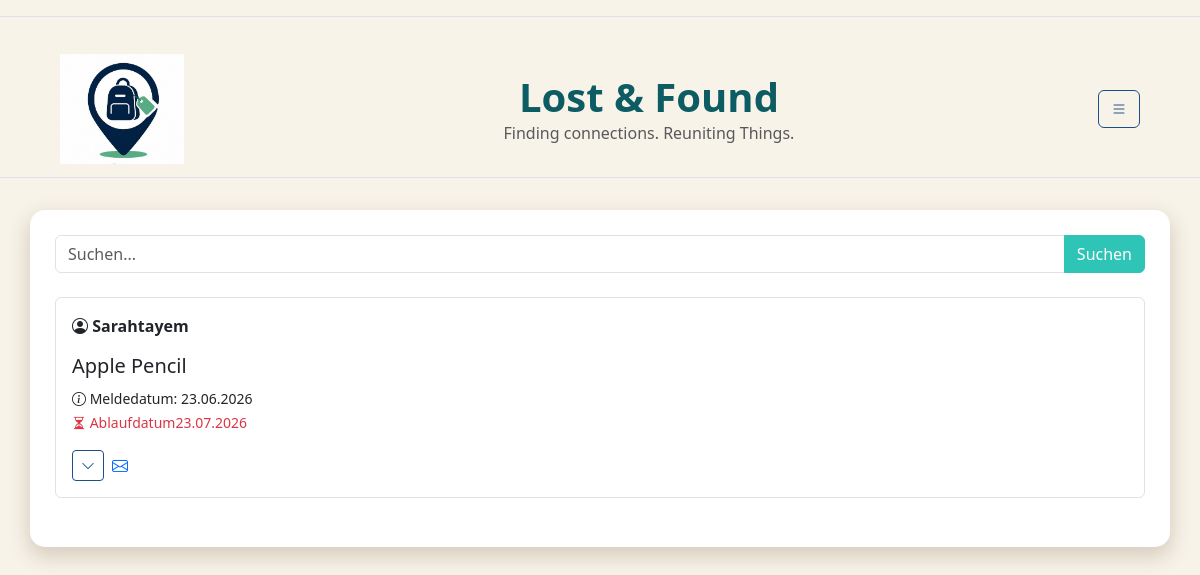
The app's page /home (signed in) with its own data.
### db.py (models this page shows)
class Post(db.Model):
    __tablename__ = "post"
    post_id = db.Column(db.Integer,primary_key=True)
    user_id = db.Column(db.Integer,db.ForeignKey("standardUser.user_id"))
    fundbuero_id = db.Column(db.Integer,db.ForeignKey("fundbuero.fundbuero_id"))
    titel = db.Column(db.String,nullable=False)
    meldedatum = db.Column(db.Date)
    verlustdatum = db.Column(db.Date)
    ablaufdatum = db.Column(db.Date)
    schliessdatum = db.Column(db.Date)
    verlustort = db.Column(db.String)
    beschreibung = db.Column(db.Text)
    status = db.Column(db.String,default="laufend")
    views = db.Column(db.Integer,default=0 )
    user = db.relationship("StandardUser",back_populates="posts")
    fundbuero = db.relationship("Fundbuero",back_populates="posts")

class StandardUser(db.Model):
    __tablename__ = "standardUser"
    user_id = db.Column( db.Integer, primary_key=True )
    campus_id = db.Column( db.String, db.ForeignKey("campus.campus_id") )
    name = db.Column( db.String)
    benutzername = db.Column( db.String, unique=True)
    telefonnummer = db.Column(db.String)
    standardtext = db.Column(db.Text)
    passwort = db.Column(db.String,nullable=False)
    hwr_mail = db.Column(db.String, unique=True,nullable=False )
    is_admin = db.Column(db.Boolean, default=False)
    campus = db.relationship("Campus",back_populates="users")
    posts = db.relationship( "Post",back_populates="user")

### app.py (the view)
@app.route("/home", methods=["GET", "POST"])
def home():
    if "user_id" not in session:
        flash("Bitte zuerst einloggen!", "warning")
        return redirect(url_for("login"))
    form = forms.Suchleiste()
    user = db.session.get(StandardUser,session["user_id"])
    posts = db.session.execute(db.select(Post).where(Post.ablaufdatum>=date.today(), Post.status == "laufend")
                           ).scalars()  # hier werden alle posts aus der datenbank geholt, die noch nicht abgelaufen sind und deren status "laufend" ist. die posts werden dann in der home.html datei angezeigt.
    return render_template("home.html", posts=posts, form=form, user=user)

### forms.py
class Suchleiste(FlaskForm):
  suchfeld = StringField( "Suchbegriff",
       validators=[InputRequired()]
  )
  submit = SubmitField("Suchen")

### templates/home.html (shortened to what this page needs)
{% extends "base.html" %}
{% block CONTENT %}
<form method="POST"
      action="{{ url_for('suche') }}"
      class="mb-4">
    <div class="input-group">
        {{ form.suchfeld(
            class="form-control",
            placeholder="Suchen..."
        ) }}
        {{ form.submit(
            class="btn btn-primary"
        ) }}
    </div>
</form>
    {% for post in posts %}
        {%if post.user.campus_id == user.campus_id%}
    <div class="border rounded p-3 mb-4">
        <strong>
            <i class="bi bi-person-circle"></i>
            {{ post.user.benutzername }}
        </strong>
        <h5 class="mt-3">
            {{ post.titel }}
        </h5>
           <small>
            <i class="bi bi-info-circle"></i>
              Meldedatum: {{ post.meldedatum.strftime('%d.%m.%Y') }}
            </small>
            <br>
            <small class="text-danger">
            <i class="bi bi-hourglass-split"></i>
             Ablaufdatum{{ post.ablaufdatum.strftime('%d.%m.%Y') }}
            </small>
        <div class="mt-3 d-flex align-items-center gap-2">
            <button
                class="btn btn-outline-secondary btn-sm"
                type="button"
                data-bs-toggle="collapse"
                data-bs-target="#details{{ loop.index }}">
                <i class="bi bi-chevron-down"></i>
            </button>
          <a href="mailto:{{ post.user.hwr_mail }}?subject={{ ('Yay Gefunden! : ' ~ post.titel)|urlencode }}
          &body={{('Hallo,' ~'\n\n' ~
           'gute Nachricht: Ich habe möglicherweise deinen verlorenen Gegenstand gefunden' ~ '\n\n' ~
           'Gegenstand: ' ~post.titel ~'\n' ~
           'Verlustort: ' ~ post.verlustort ~ '\n\n' ~
            'Bitte melden dich bei mir.' ~ '\n\n' ~
            'Viele Grüße'
            )|urlencode }}">
             <i class="bi bi-envelope"></i>
</a>
        </div>
    </div>
        {%endif%}
    {% endfor %}
{% endblock %}

### static/css/style.css (style rules this page uses)
body { background-color: var(--color-main) !important; }
.btn-primary { background-color: var(--color-accent1) !important; border-color: var(--color-accent1) !important; }
.btn-outline-secondary { color: var(--color-accent2) !important; border-color: var(--color-accent2) !important; }

### static/css/color.css (style rules this page uses)
:root { --color-main: rgb(247, 243, 233); --color-shadow: rgb(215, 205, 190); --color-highlight: rgb(13, 92, 99); --color-accent1: rgb(46, 196, 182); --color-accent2: rgb(29, 78, 137); }

### records on screen
Post: user.benutzername "Sarahtayem", titel "Apple Pencil", meldedatum "23.06.2026", ablaufdatum "23.07.2026"
